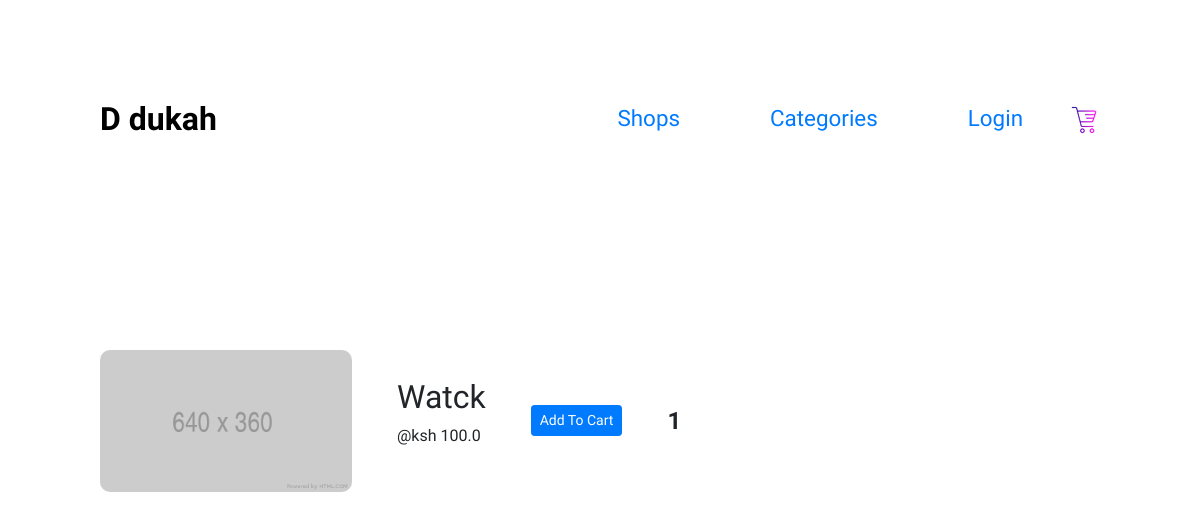
The page /product/6/ on the database its author committed.
### shop/models.py (models this page shows, shortened)
class Product(models.Model):
    name = models.CharField(max_length=200)
    shop = models.ForeignKey(Shop, on_delete=models.CASCADE)
    image = models.ImageField(null=True, blank=True)
    price = models.DecimalField(max_digits=5, decimal_places=1)
    description = models.CharField(max_length=500)

### shop/views.py (the view)
# urls.py: path('product/<int:product_id>/', product_detail, name='product_detail'),
def product_detail(request, product_id):
    product = Product.objects.get(id=product_id)
    context = {
        'product': product
    }
    return render(request, 'shop/product_detail.html', context)

### templates/shop/product_detail.html
{% extends 'base.html' %}
{% load static %}
{% block content %}
<div class="product-detail">
    {% if product.image %}
        <img src="{{product.image_url}}" alt="placeholder">
    {% else %}
        <img src="{% static 'images/placeholder.png' %}" alt="placeholder">
    {% endif %}
    <div class="item-desc">
        <h2>{{product.name}}</h2>
        <p>@ksh {{product.price}}</p>
    </div>
    <div class="cart-actions">
        <button class='btn btn-sm btn-primary update-cart' data-action='add' data-product={{product.id}}>Add To Cart</button>
    </div>
    <div class="product-desc">
        {{product.description}}
    </div>
</div>
{% endblock %}

### static/css/main.css (style rules this page uses)
* { margin: 0; padding: 0; box-sizing: border-box; font-family: 'League Spartan', sans-serif; }
body { max-width: 100vw; min-height: 100vh; width: 100vw; }
.product-detail { position: relative; top: 200px; margin: 50px 100px; display: flex; width: 70%; align-items: center; }
.product-detail div { margin-left: 45px; }
.product-detail img { width: 30%; border-radius: 10px; }
.product-detail .product-desc { font-size: 1.5em; font-weight: 600; }

### rows shown on the page
Product: name "Watck", price "100.0", description "1"
